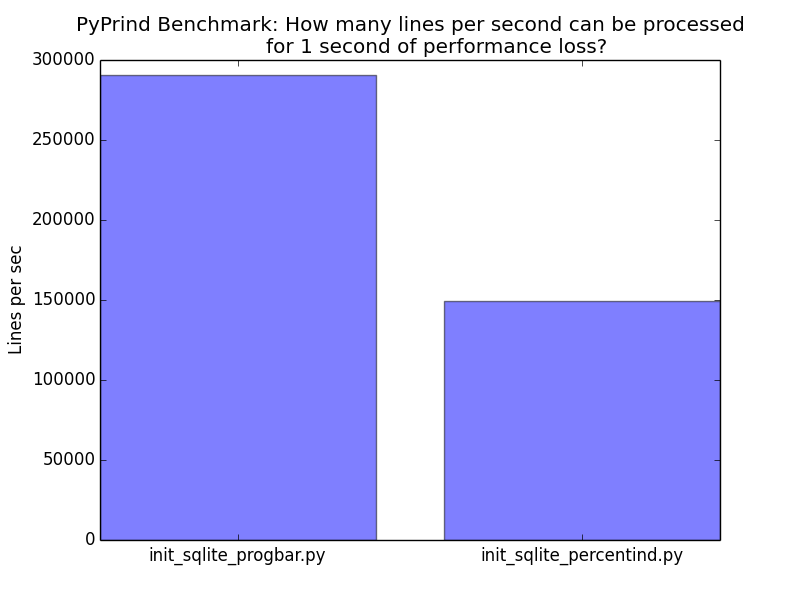

This figure's Python source:
# Sebastian Raschka 01/26/2014
# Plotting performance of init_sqlite_.py scripts
# Barplot of additional computing time as lines per sec

import numpy as np
import matplotlib.pyplot as plt

performance = [
                290678.6424,
                149587.5618,
              ]
scripts = [
            'init_sqlite_progbar.py', 
            'init_sqlite_percentind.py'
          ]

x_pos = np.arange(len(scripts))

plt.bar(x_pos, performance, align='center', alpha=0.5)
plt.xticks(x_pos, scripts)
#plt.ylim([0,350])

plt.ylabel('Lines per sec')
plt.title('PyPrind Benchmark: How many lines per second can be processed\n\
        for 1 second of performance loss?')

#plt.show()
plt.savefig('./init_sqlite_lines_per_sec.png')
